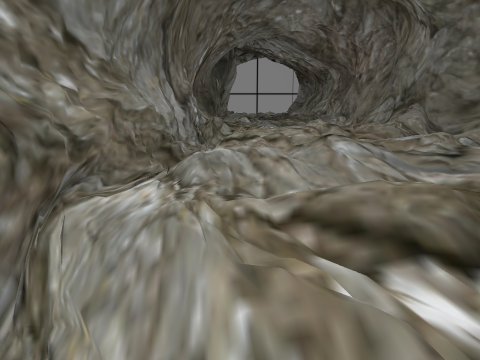
[1] (above)

16 first-person views from a walk through a 3-D level made in the Godot game engine. The camera is 1.5 m above the floor, tilts 12° down and sees 70° across. The floor is counted in squares, 0.36 m on a side. Each view is taken from the middle of a square. On the plan, view 1 faces up. The plan holds only what a view shows up to about 20 squares ahead; the rest is blank. The place goes on beyond the plan. Characters and animated objects are not drawn.

[2]
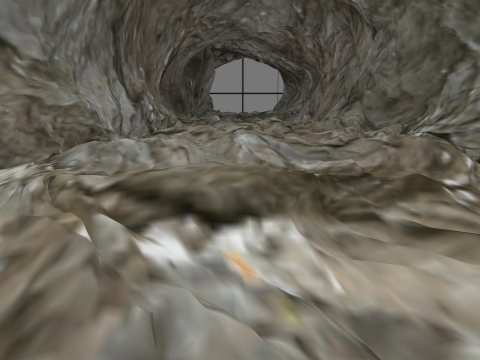

[3]
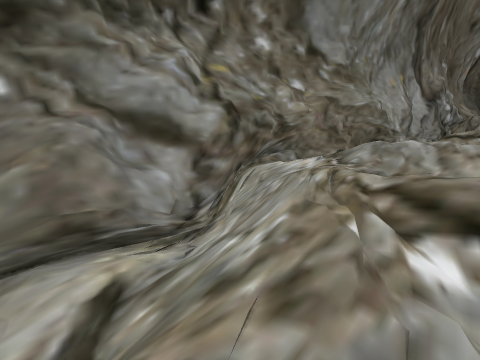

[4]
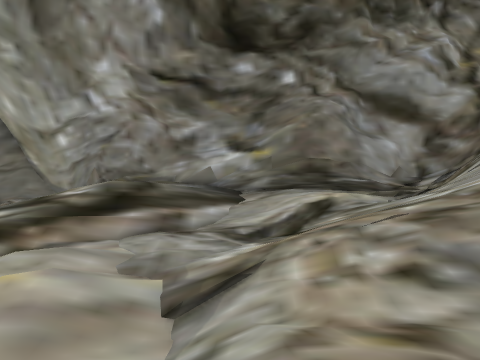

[5]
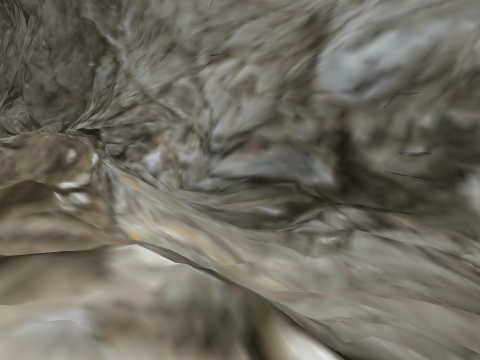

[6]
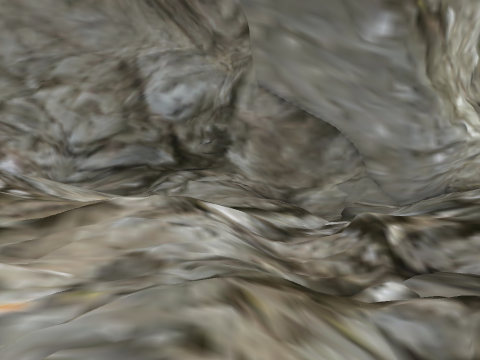

[7]
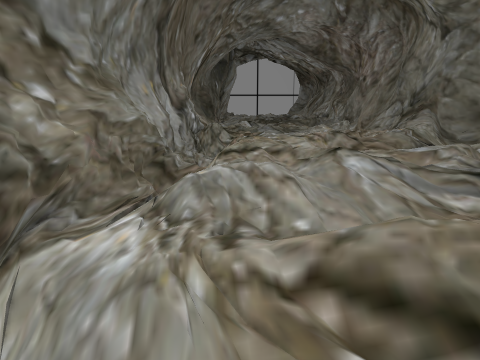

[8]
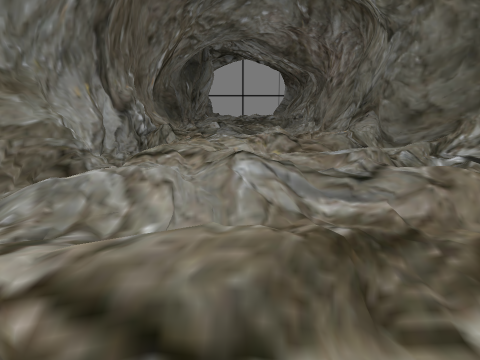

[9]
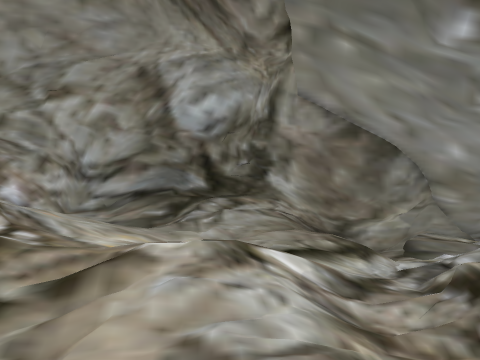

[10]
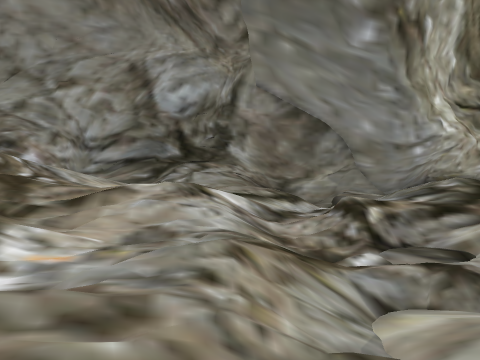

[11]
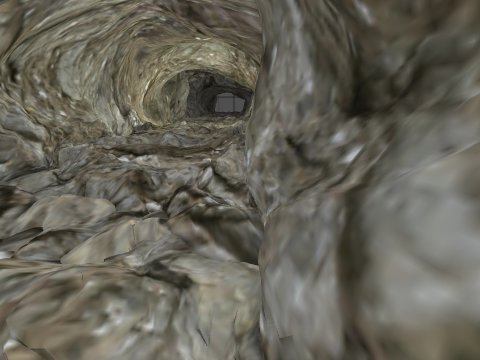

[12]
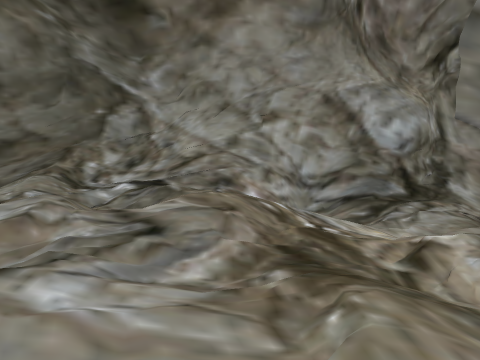

[13]
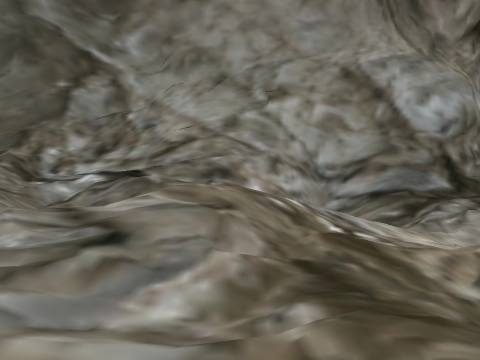

[14]
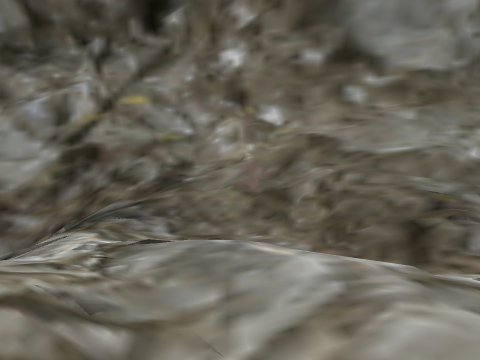

[15]
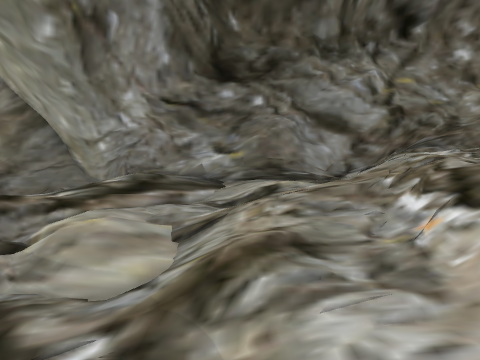

[16]
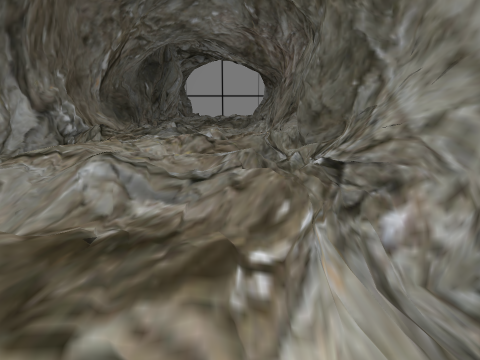

### Floor plan
Key: @ floor where view 1 was taken; # wall or solid block; . main floor; : floor 0.25 m higher than the main floor; - floor 0.25 m lower than the main floor; + floor 0.5 m higher than the main floor; _ floor 0.5 m lower than the main floor; * floor 0.75 m higher than the main floor; < floor 0.75 m lower than the main floor; % floor 1 m higher than the main floor; ( floor 1 m lower than the main floor; & floor 1.25 m higher than the main floor; / step, stairs or slope; = window, fence, low wall or low ledge; ^ raised ledge.
Columns run from 8 left of view 1 to 19 right of it. Each row starts with its distance up from view 1.
 22   #=#  ::::::     /:+:    #
 21   #=#..::::::::  ../+::.:+#
 20   #=:./::..::+:/ ..::/..:+#
 19   #=.- :::../+:: .:::  .:+=
 18  ##=#  :::/.::+:::::: //:+##
 17  ##=#  :::/.:://.:::: ///###
 16  #%=.  ::::..:....::://+:#^#
 15  #=+://://......../::+::: ^#
 14 ##%=.//:/.......-..::+::. =#
 13 ##*/./://---....-../::::..=#
 12 #=//./:/.-----....../::...=#
 11 ^=*/.::...  ..........:.-.=#
 10 ^&*+.::....::::........--=##
  9 ##==...:.::::::........-_=##
  8 ##==...::.:::...--------_=#
  7  ##=-///.../...---------_=#
  6  ##=/////..-//---------__=#
  5   ###///..-----------____##
  4  ###=_/-...----___---____=#
  3  ##^=__-/..----___----_<<=#
  2  #^#=_-_-------___----___=#
  1  #^^^_-__------_____//___##
  0  #^^^__/@/------__///____=#
 -1  ###^______//_-_//<</___#=#
 -2   ##=_______/////<<<<<__=^#
 -3   #^=_/<__<<<//<<(//<<<_=##
 -4   ##=_____<<<((</(_//<<<=##
 -5   ##=--___<_//((/(<///<(=#
 -6    ##=-_____/<((<(//__<<##
 -7    ##=-_____/((<<((/__</##
 -8     ##-____//((<<((/___ #
 -9     ##___//(((   ///___##

Where each view was taken, in squares from view 1:
view 1: 0 up, 0 right, facing up
view 2: 2 down, 5 right, facing up
view 3: 2 down, 5 right, facing up-left
view 4: 2 down, 9 right, facing left
view 5: 1 down, 9 right, facing up-right
view 6: 0 up, 1 left, facing right
view 7: 2 up, 0 right, facing up
view 8: 2 up, 5 right, facing up
view 9: 2 up, 2 right, facing right
view 10: 0 up, 3 left, facing right
view 11: 11 up, 3 left, facing down
view 12: 13 up, 2 left, facing right
view 13: 13 up, 2 right, facing right
view 14: 14 up, 6 right, facing left
view 15: 1 down, 15 right, facing left
view 16: 2 up, 12 right, facing up
